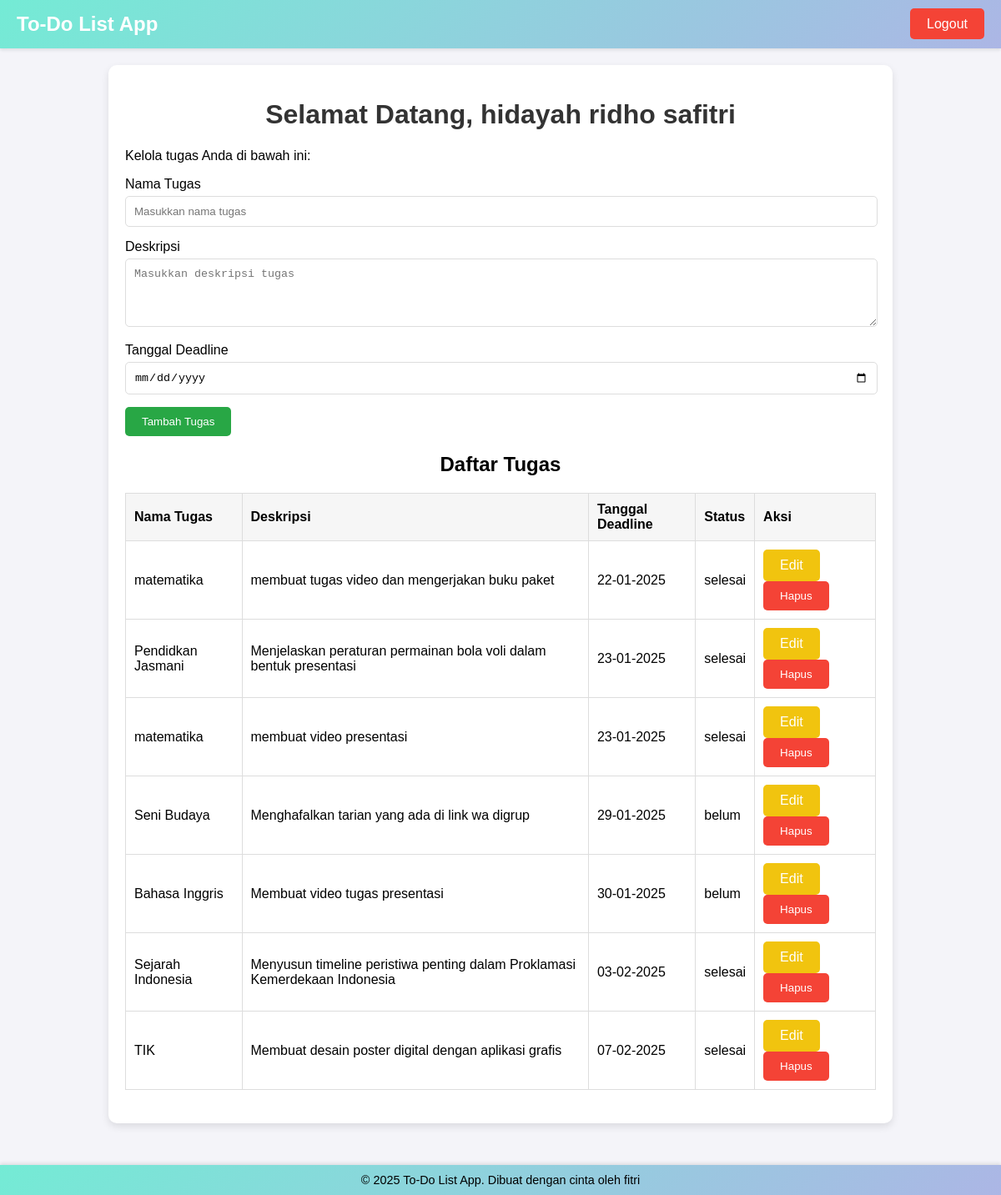
Page /project_todolist/dashboard.php (signed in) on the committed database.
### tables this page shows
CREATE TABLE `tugas` (
  `id_tugas` int NOT NULL,
  `id_user` int NOT NULL,
  `nama_tugas` varchar(255) NOT NULL,
  `deskripsi` text NOT NULL,
  `status_tugas` enum('belum','selesai') DEFAULT 'belum',
  `tanggal_dibuat` timestamp NOT NULL DEFAULT CURRENT_TIMESTAMP,
  `tanggal_deadline` timestamp NULL DEFAULT NULL
);

### project_todolist/dashboard.php (the view, shortened to what this page needs)
<?php
require 'auth.php';
$id_user = $_SESSION['id_user'];
$query = "SELECT * FROM tugas WHERE id_user = ? ORDER BY tanggal_deadline ASC";
$stmt = $koneksi->prepare($query);
$stmt->bind_param('i', $id_user);
$stmt->execute();
$result = $stmt->get_result();
$tugas = $result->fetch_all(MYSQLI_ASSOC);
?>
<!DOCTYPE html>
<html lang="id">
<head>
    <link rel="stylesheet" href="dashboard.css">
</head>
<body>
    <?php include 'header.php'; ?>
    <div class="container">
        <h1>Selamat Datang, <?php echo htmlspecialchars($nama_user); ?></h1>
        <p>Kelola tugas Anda di bawah ini:</p>
        <form method="POST" action="add_tugas.php">
            <div class="form-group">
                <label for="nama_tugas">Nama Tugas</label>
                <input type="text" id="nama_tugas" name="nama_tugas" placeholder="Masukkan nama tugas" required>
            </div>
            <div class="form-group">
                <label for="deskripsi">Deskripsi</label>
                <textarea id="deskripsi" name="deskripsi" rows="4" placeholder="Masukkan deskripsi tugas"></textarea>
            </div>
            <div class="form-group">
                <label for="tanggal_deadline">Tanggal Deadline</label>
                <input type="date" id="tanggal_deadline" name="tanggal_deadline" required>
            </div>
            <button type="submit" name="tambah_tugas" class="btn btn-tambah">Tambah Tugas</button>
        </form>
        <h2>Daftar Tugas</h2>
        <table>
            <thead>
                <tr>
                    <th>Nama Tugas</th>
                    <th>Deskripsi</th>
                    <th>Tanggal Deadline</th>
                    <th>Status</th>
                    <th>Aksi</th>
                </tr>
            </thead>
            <tbody>
                <?php if (!empty($tugas)): ?>
                    <?php foreach ($tugas as $t): ?>
                        <tr>
                            <td><?php echo htmlspecialchars($t['nama_tugas']); ?></td>
                            <td><?php echo htmlspecialchars($t['deskripsi']); ?></td>
                            <td><?php echo htmlspecialchars(date('d-m-Y',strtotime($t['tanggal_deadline']))); ?></td>
                            <td><?php echo htmlspecialchars($t['status_tugas']); ?></td>
                            <td>
                                <?php if ($t['status_tugas'] == 'belum'): ?>
                                    <a href="edit_tugas.php?id_tugas=<?php echo $t['id_tugas']; ?>" class="btn btn-edit">Edit</a>
                                <?php else: ?>
                                    <a href="edit_tugas.php?id_tugas=<?php echo $t['id_tugas']; ?>" class="btn btn-edit">Edit</a>
                                <?php endif; ?>
                                <form method="POST" action="delete_tugas.php" style="display: inline;">
                                    <button type="submit" class="btn btn-hapus" onclick="return confirm('Apakah Anda yakin ingin menghapus tugas ini?');">Hapus</button>
                                </form>
                            </td>
                        </tr>
                    <?php endforeach; ?>
                <?php else: ?>
                    <tr>
                        <td colspan="5" style="text-align: center;">Belum ada tugas</td>
                    </tr>
                <?php endif; ?>
            </tbody>
        </table>
    </div>
    <?php include 'footer.php'; ?>
    </body>
    </html>

### project_todolist/header.php (shortened to what this page needs)
<?php
$nama_user = isset($_SESSION['nama']) ? $_SESSION['nama'] : 'Pengguna';
?>
<!DOCTYPE html>
<html lang="id">
<head>
    <link rel="stylesheet" href="dashboard.css">
</head>
<body>
    <div class="header">
        <div class="brand">To-Do List App</div>
        <div class="user-info">
            <div class="logout" id="logout">
                <a href="logout.php">Logout</a>
            </div>
        </div>
    </div>

### project_todolist/footer.php (shortened to what this page needs)
<footer>
    <div class="footer">
        <p>&copy; <?php echo date('Y'); ?> To-Do List App. Dibuat dengan cinta oleh fitri</p>
    </div>
</footer>

### project_todolist/dashboard.css (style rules this page uses)
body { font-family: Arial, sans-serif; background: #f0f4f8; margin: 0; padding: 0; }
.container { max-width: 900px; margin: 20px auto; background: #fff; padding: 20px; border-radius: 10px; box-shadow: 0 4px 10px rgba(0, 0, 0, 0.1); }
h1 { text-align: center; color: #333; }
h2 { text-align: center; }
.btn { display: inline-block; padding: 10px 20px; color: #fff; border: none; border-radius: 5px; cursor: pointer; text-decoration: none; }
.btn-hapus { background: #f44336; }
.btn-edit { background: #f1c40f; }
.btn-tambah { background: #28a745; }
table { width: 100%; border-collapse: collapse; margin: 20px 0; }
table, th, td { border: 1px solid #ddd; }
th, td { padding: 10px; text-align: left; }
th { background: #f6f6f6; }
.form-group { margin-bottom: 15px; padding-right: 20px; }
.form-group label { display: block; margin-bottom: 5px; }
.form-group input, .form-group textarea { width: 100%; padding: 10px; border: 1px solid #ddd; border-radius: 5px; }

### project_todolist/header.php (style rules this page uses)
body { font-family: Arial, sans-serif; margin: 0; padding: 0; background-color: #f4f4f9; }
.header { background: linear-gradient(135deg, #74ebd5, #acb6e5); color: white; padding: 15px 20px; display: flex; justify-content: space-between; align-items: center; box-shadow: 0 2px 4px rgba(0, 0, 0, 0.1); }
.header .brand { font-size: 1.5em; font-weight: bold; }
.header .user-info { font-size: 1em; }
.header .logout { margin: auto; }
.header .logout a { color: white; text-decoration: none; padding: 10px 20px; background-color: #f44336; border-radius: 5px; transition: background-color 0.5s ease; }

### project_todolist/footer.php (style rules this page uses)
.footer { margin-top: 50px; background: linear-gradient(135deg, #74ebd5, #acb6e5); color: white; text-align: center; padding: 10px 0; bottom: 0; width: 100%; box-shadow: 0 -2px 4px rgba(0, 0, 0, 0.1); }
.footer p { margin: 0; font-size: 0.9em; color: black; }

### rows in the picture
tugas: nama_tugas "matematika", deskripsi "membuat tugas video dan mengerjakan buku paket", tanggal_deadline "22-01-2025", status_tugas "selesai"
tugas: nama_tugas "Pendidkan Jasmani", deskripsi "Menjelaskan peraturan permainan bola voli dalam bentuk presentasi", tanggal_deadline "23-01-2025", status_tugas "selesai"
tugas: nama_tugas "matematika", deskripsi "membuat video presentasi", tanggal_deadline "23-01-2025", status_tugas "selesai"
tugas: nama_tugas "Seni Budaya", deskripsi "Menghafalkan tarian yang ada di link wa digrup", tanggal_deadline "29-01-2025", status_tugas "belum"
tugas: nama_tugas "Bahasa Inggris", deskripsi "Membuat video tugas presentasi", tanggal_deadline "30-01-2025", status_tugas "belum"
tugas: nama_tugas "Sejarah Indonesia", deskripsi "Menyusun timeline peristiwa penting dalam Proklamasi Kemerdekaan Indonesia", tanggal_deadline "03-02-2025", status_tugas "selesai"
tugas: nama_tugas "TIK", deskripsi "Membuat desain poster digital dengan aplikasi grafis", tanggal_deadline "07-02-2025", status_tugas "selesai"

### other values in the picture
$nama_user "hidayah ridho safitri"
